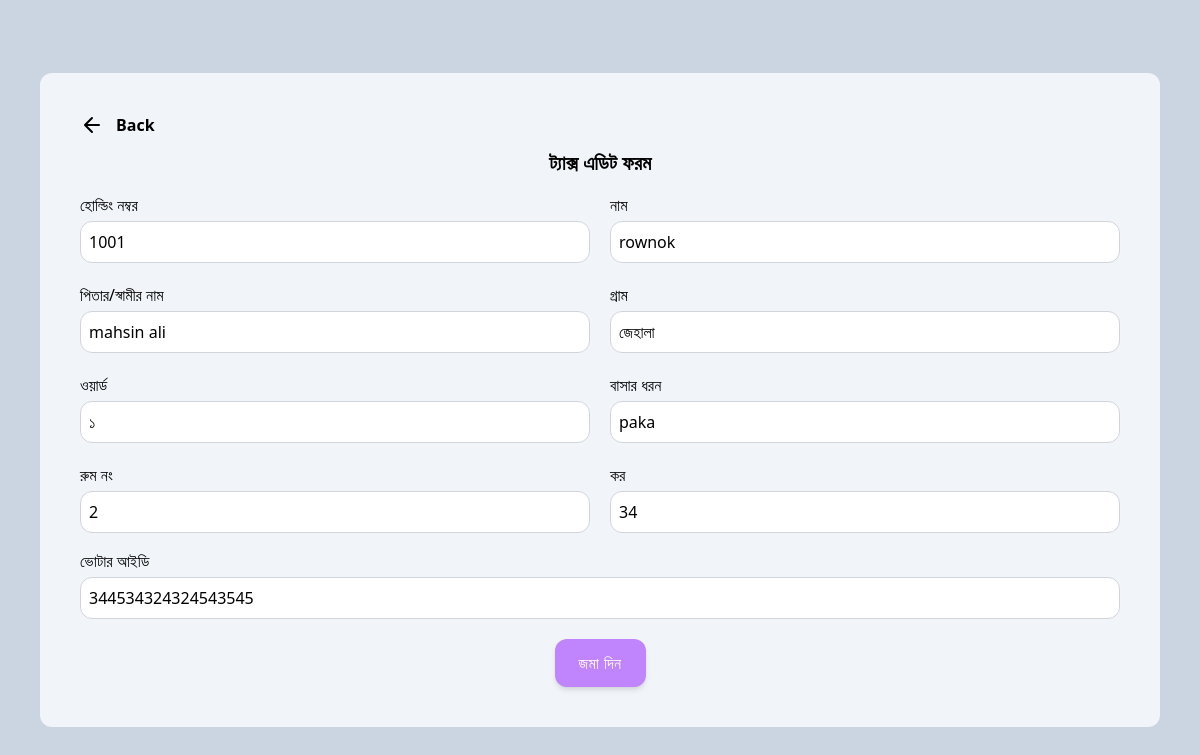
The app's page /taxentryedit.php?id=1001 (signed in), older data.
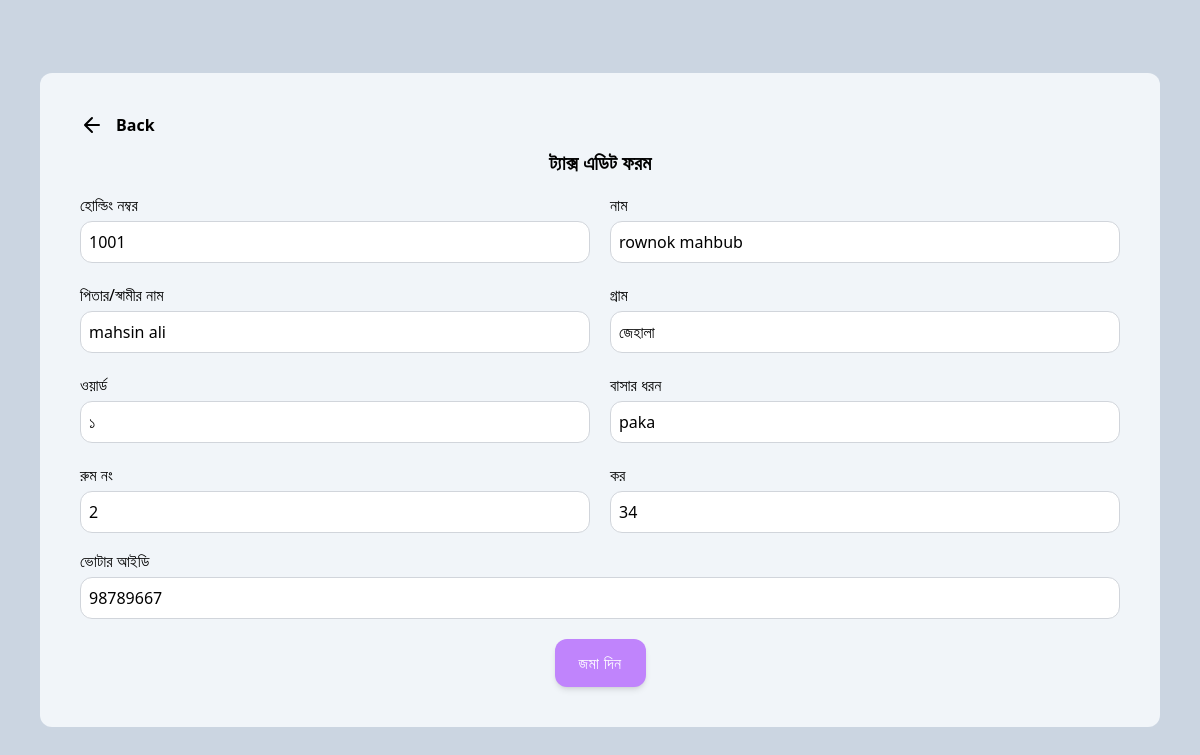
The same page, newer data.
### tables this page shows
CREATE TABLE `taxentry` (
  `holdingno` int(10) NOT NULL,
  `name` varchar(255) NOT NULL,
  `fatherhusband` varchar(255) NOT NULL,
  `gram` varchar(255) NOT NULL,
  `ward` varchar(255) NOT NULL,
  `housetype` varchar(255) NOT NULL,
  `roomno` varchar(255) NOT NULL,
  `totaltax` varchar(255) NOT NULL,
  `voterid` varchar(255) NOT NULL
);

### taxentryedit.php (the view, shortened to what this page needs)
<?php
include './_dbconnect.php';
    if (isset($_REQUEST['id'])) {
        $rid=$_REQUEST['id'];
        $query="SELECT * FROM `taxentry` WHERE holdingno=$rid";
        $poriciti=mysqli_query($con,$query);
        $result=mysqli_fetch_array($poriciti);
    }
?>
<!DOCTYPE html>
<html lang="en" dir="ltr">
<head>
    <script src="https://cdn.tailwindcss.com"></script>
</head>
<body>
<div class="flex px-5 md:px-10 py-5 md:h-screen justify-between gap-5 items-center bg-slate-300 ">
  <div class="px-10 py-10 bg-slate-100 mx-auto w-full rounded-xl">
  <a href="./taxentrytable.php" class="text-center mb-3 font-semibold flex gap-3 items-center sticky top-0 left-0 w-full ">
        <svg xmlns="http://www.w3.org/2000/svg" width="24" height="24" viewBox="0 0 24 24" fill="none" stroke="#000000" stroke-width="2" stroke-linecap="round" stroke-linejoin="round">
            <path d="M19 12H6M12 5l-7 7 7 7" />
        </svg>
        Back</a>
    <div class="font-semibold text-xl mb-4 text-center">ট্যাক্স এডিট ফরম</div>
    <?php
    $rid= $result['holdingno'];
    $name= $result['name'];
    $fathername= $result['fatherhusband'];
    $gram= $result['gram'];
    $word= $result['ward'];
    $housetype= $result['housetype'];
    $roomno= $result['roomno'];
    $totaltax= $result['totaltax'];
    $voterid= $result['voterid'];
    ?>
      <form action="taxentryupdate.php" method="POST">
        <div class="space-y-4">
          <div class="grid grid-cols-1 md:grid-cols-2 items-center gap-5">
           <div class="space-y-1">
            <span>হোল্ডিং নম্বর</span>
           <input class='px-2 py-2 bg-white border border-gray-300 rounded-xl w-full focus:outline-blue-400' type="text" name="holdingno" placeholder='হোল্ডিং নম্বর' value='<?php echo $rid ?>'  required>
           </div>
           <div class="space-y-1">
            <span>নাম</span>
            <input class='px-2 py-2 bg-white border border-gray-300 rounded-xl w-full focus:outline-blue-400' type="text" name="name" placeholder='নাম' value='<?php echo $name ?>'  required>
           </div>
           <div class="space-y-1">
            <span>পিতার/স্বামীর নাম</span>
            <input class='px-2 py-2 bg-white border border-gray-300 rounded-xl w-full focus:outline-blue-400' type="text" name="fname" placeholder='পিতার নাম' value='<?php echo $fathername ?>'  required>
           </div>
           <div class="space-y-1">
            <span>গ্রাম</span>
            <input class='px-2 py-2 bg-white border border-gray-300 rounded-xl w-full focus:outline-blue-400' type="text" name="gram" placeholder='গ্রাম' value='<?php echo $gram ?>'  required>
           </div>
           <div class="space-y-1">
            <span>ওয়ার্ড</span>
            <input class='px-2 py-2 bg-white border border-gray-300 rounded-xl w-full focus:outline-blue-400' type="text" name="ward" placeholder='ওয়ার্ড' value='<?php echo $word ?>'  required>
           </div>
           <div class="space-y-1">
            <span>বাসার ধরন</span>
            <input class='px-2 py-2 bg-white border border-gray-300 rounded-xl w-full focus:outline-blue-400' type="text" name="housetype" placeholder='জন্ম নিবন্ধন নাম্বার ' value='<?php echo $housetype ?>'  required>
           </div>
           <div class="space-y-1">
            <span>রুম নং</span>
            <input class='px-2 py-2 bg-white border border-gray-300 rounded-xl w-full focus:outline-blue-400' type="text" name="rnum" placeholder='রুম নং' value='<?php echo $roomno ?>'  required>
           </div>
           <div class="space-y-1">
            <span>কর</span>
            <input class='px-2 py-2 bg-white border border-gray-300 rounded-xl w-full focus:outline-blue-400' type="text" name="kor" placeholder='কর' value='<?php echo $totaltax ?>'  required>
           </div>
          </div>
          <div class="space-y-1">
            <span>ভোটার আইডি</span>
            <input class='px-2 py-2 bg-white border border-gray-300 rounded-xl w-full focus:outline-blue-400' type="text" name="voterid" placeholder='ভোটার আইডি' value='<?php echo $voterid ?>'  required>
           </div>
        </div>
            <div class="flex justify-center items-center w-full mt-5">
            <input class='h-12 px-6 font-medium tracking-wide
text-white transition duration-200 rounded-xl shadow-md bg-purple-400
hover:bg-purple-700 focus:shadow-outline focus:outline-none cursor-pointer' type="submit" value="জমা দিন">
            </div>
      </form>
  </div>
</div>
</body>
</html>

Row changes from the older to the newer data that the page shows:
changed taxentry "mahsin ali": name "rownok" → "rownok mahbub"; voterid "344534324324543545" → "98789667"
